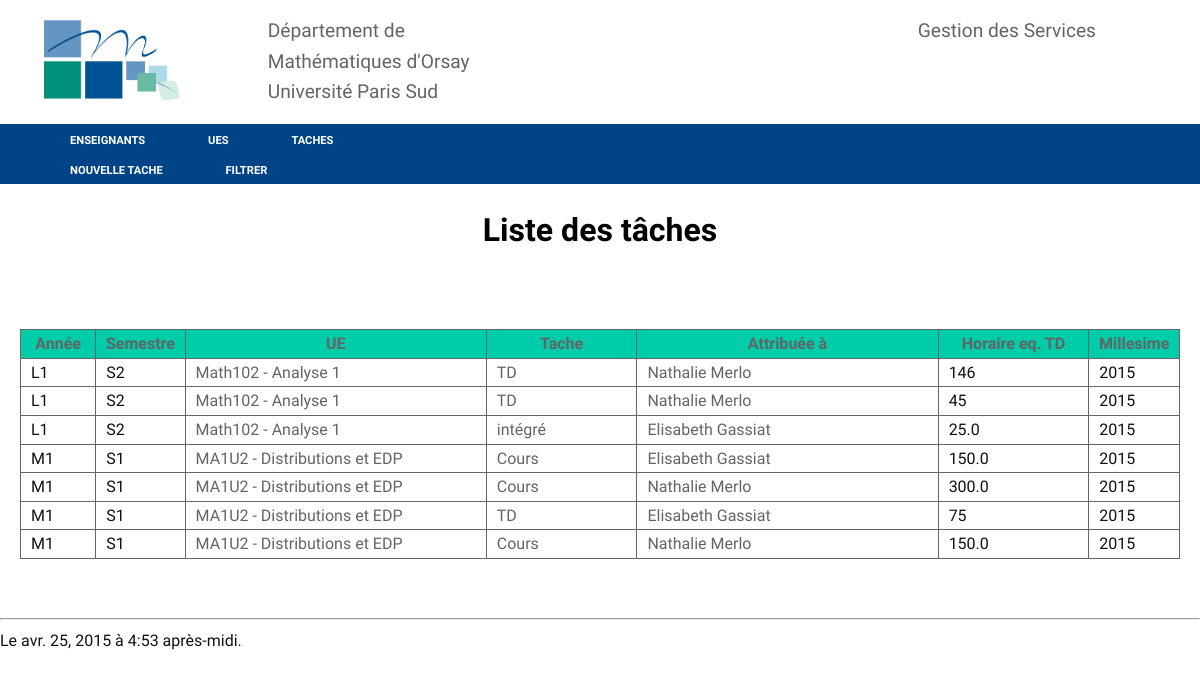
The app's page /taches/ with its own data.
### services/models.py (models this page shows, shortened)
class Tache(models.Model):
    ue = models.ForeignKey(Ue)
    attribué_à = models.ForeignKey(Enseignant)
    nature = models.CharField(max_length = 20, choices = nature_tache)
    horaire_reel = models.IntegerField()
    horaire_eqtd = models.IntegerField(blank = True, null = True)
    modifié_le = models. DateTimeField(auto_now = True)
    depuis = models.IntegerField(default=0)
    millesime = models.IntegerField(default=timezone.now().year)
    def calcul_eqtd(self):
        if self.nature == 'intégré': self.horaire_eqtd = self.horaire_reel*1.25
        elif self.nature == 'Cours': self.horaire_eqtd = self.horaire_reel*1.5
        else :  self.horaire_eqtd = self.horaire_reel
        self.save()
        return self.horaire_eqtd

class Ue(models.Model):
    titre = models.CharField(max_length = 100)
    code = models.CharField(max_length = 20)
    année = models.CharField(max_length = 20)
    semestre = models.CharField(max_length = 20)
    description = models.CharField(max_length = 255)
    responsable = models.ForeignKey(Enseignant)
    spécialité = models.CharField(max_length = 20)
    horaire_total = models.IntegerField()
    horaire_cours = models.IntegerField()
    horaire_td = models.IntegerField()
    horaire_tp = models.IntegerField()
    horaire_intégré = models.IntegerField()
    horaire_soutien = models.IntegerField()
    horaire_coordination = models.IntegerField()
    nombre_td = models.IntegerField()
    nombre_tp = models.IntegerField()
    nombre_cours = models.IntegerField()
    nombre_intégré = models.IntegerField()
    nombre_soutien = models.IntegerField()
    millesime = models.IntegerField()
    def __str__(self):
        return ('{0} - {1}'.format(self.code, self.titre))
    class Meta():
        unique_together = ( 'code','millesime')

class Enseignant(models.Model):
    nom = models.CharField(max_length = 100)
    prenom = models.CharField(max_length = 100)
    grade = models.CharField(max_length = 100)
    service_du = models.IntegerField (default = 192)
    decharge = models.IntegerField (default = 0)
    commentaire = models.CharField(max_length = 255, blank= True)
    arrivé_en = models.DateField(blank=True)
    photo = models.ImageField(blank=True)
    attribué = models.IntegerField (default = 0)
    bilan = models.IntegerField (default = 0)
    millesime = models.IntegerField (default = 0)
    class Meta():
        unique_together = ("nom", "prenom","millesime")
    def __str__(self):
        return ('{1} {0}'.format(self.nom, self.prenom))

### services/views.py (the view)
# urls.py: url(r'^taches/$', views.liste_taches, name='taches'),
def liste_taches(request):
    order_by = request.GET.get('order_by', 'ue')
    liste = Tache.objects.all().order_by(order_by)
    return render(request, 'taches.html',{'datetime': timezone.now(), 'Taches' : liste})

### services/templates/taches.html (shortened to what this page needs)
{% extends "base.html" %}
{% block content %}
<nav>
<ul >
<li><a href="{% url "tache-new" %}">nouvelle tache</a></li>
<li><a href="{% url "tache-filter" %}">Filtrer</a></li>
</nav>
<h1>Liste des tâches</h1>
<br/><br/>
<table>
<tr>
	<th style="width: 5%;"><a href="?order_by=ue__année">Année</a></th>
	<th style="width: 5%;"><a href="?order_by=ue__semestre">Semestre</a></th>
	<th style="width: 20%;"> <a href="?order_by=-ue__code">UE</a></th>
	<th style="width: 10%;"> <a href="?order_by=nature">Tache</a></th>
	<th style="width: 20%;"> <a href="?order_by=-attribué_à">Attribuée à</a></th></th>
	<th style="width: 10%;"> <a href="?order_by=horaire_eqtd">Horaire eq. TD</th>
	<th style="width: 5%;"> <a href="?order_by=millesime">Millesime</th>
</tr>
{% for tache in Taches %}
<tr>
	<td style="width: 5%;">{{tache.ue.année}}</td>
	<td style="width: 5%;">{{tache.ue.semestre}}</td>
	<td style="width: 20%;"><a href="/ue/{{tache.ue.id}}">{{tache.ue}}</a></td>
	<td style="width: 10%;"><a href="{% url 'tache-view' tache.id%}">{{tache.nature}}</a></td>
	<td style="width: 20%;"><a href="/enseignant/{{tache.attribué_à.id}}">{{tache.attribué_à}}</a></td>
	<td style="width: 10%;">{{tache.calcul_eqtd}}</td>
	<td style="width: 5%;">{{tache.millesime}}</td>
</tr>
{% endfor %}
</table>
{% endblock %}

### services/static/services/trstyle.css (style rules this page uses)
body { background-color: #fff; font: 16px/1.6 'Oxygen',sans-serif; color: #111; margin: 0px; min-width:1000px; min-height: 1300px; z-index: 1000; }
a { color: rgba(100,100,100,1); text-decoration: none; }
h1 { text-align: center; color: #000; }
table { border-collapse: collapse; margin-left: 20px; margin-right: 20px; }
td { border: 1px solid #666; width: 140px; text-align: left; padding-left:10px; }
th { border: 1px solid #666; width: 100px; text-decoration: bold; color:#333; background-color: #0CA; }
th a { text-decoration: none; }
nav { background-color: rgba(0, 68, 136,1); height:30px; padding-left: 0px; font-size: .7em; text-transform: uppercase; font-weight: bold; }
nav ul { list-style-type: none; display: inline; }
nav li { display: inline; margin: 20px; }
nav a { display: inline-block; height: 22px; padding: 8px 10px 0px 10px; color: rgba(255,255,255,1); }

### records on screen
Tache: ue.année "L1", ue.semestre "S2", ue "Math102 - Analyse 1", nature "TD", attribué_à "Nathalie Merlo", calcul_eqtd "146", millesime "2015"
Tache: ue.année "L1", ue.semestre "S2", ue "Math102 - Analyse 1", nature "TD", attribué_à "Nathalie Merlo", calcul_eqtd "45", millesime "2015"
Tache: ue.année "L1", ue.semestre "S2", ue "Math102 - Analyse 1", nature "intégré", attribué_à "Elisabeth Gassiat", calcul_eqtd "25.0", millesime "2015"
Tache: ue.année "M1", ue.semestre "S1", ue "MA1U2 - Distributions et EDP", nature "Cours", attribué_à "Elisabeth Gassiat", calcul_eqtd "150.0", millesime "2015"
Tache: ue.année "M1", ue.semestre "S1", ue "MA1U2 - Distributions et EDP", nature "Cours", attribué_à "Nathalie Merlo", calcul_eqtd "300.0", millesime "2015"
Tache: ue.année "M1", ue.semestre "S1", ue "MA1U2 - Distributions et EDP", nature "TD", attribué_à "Elisabeth Gassiat", calcul_eqtd "75", millesime "2015"
Tache: ue.année "M1", ue.semestre "S1", ue "MA1U2 - Distributions et EDP", nature "Cours", attribué_à "Nathalie Merlo", calcul_eqtd "150.0", millesime "2015"
